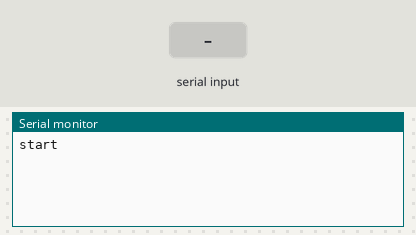
The sketch below on a simulated Arduino Mega 2560, built with avr-gcc and run on an emulated ATmega2560. Parts: the last lines printed to the serial monitor. The test bench sets the inputs (shaded band).

Above: at 1.2 s.
1.3 s: "1" received over the second serial link
At 1.8 s:
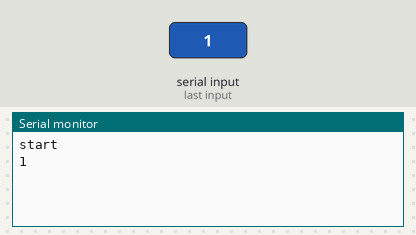
2.8 s: "0" received over the second serial link
At 4.1 s:
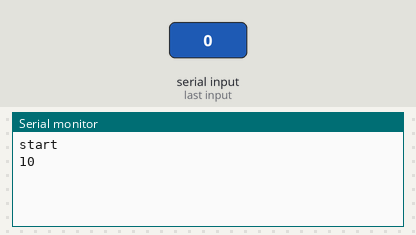

The sketch:

rfd900_config_arduino.ino
```cpp
/*
 * Program to configure a RFD900 from an arduino
 *
 * Author:
 * 		Maxime Guillemette
 *
 * Date:
 * 		2020-03-25
 */


/* includes */
#include "Arduino.h"


/* definitions */
#define BAUD_USB 9600
#define BAUD_RFD 9600


void setup(void) {
	/* init USB serial port */
	Serial.begin(BAUD_USB);

	/* init pins serial port to RFD900 */
	Serial2.begin(BAUD_RFD);

  Serial.println("start");
  Serial2.print("+++");
}


void loop(void) {
//	if (Serial.available()) {
//		Serial.write(Serial.read());
//	}
	/* transfer from USB to RFD */
	if (Serial.available()) {
		Serial2.write(Serial.read());
	}

	/* transfer from RFD to USB */
	if (Serial2.available()) {
		Serial.write(Serial2.read());
	}
}
```

Measured:
- after the input at 1.3 s, the serial monitor: prints a new line at once (image 1)
- after the input at 2.8 s, the serial monitor: prints a new line at once (image 2)
